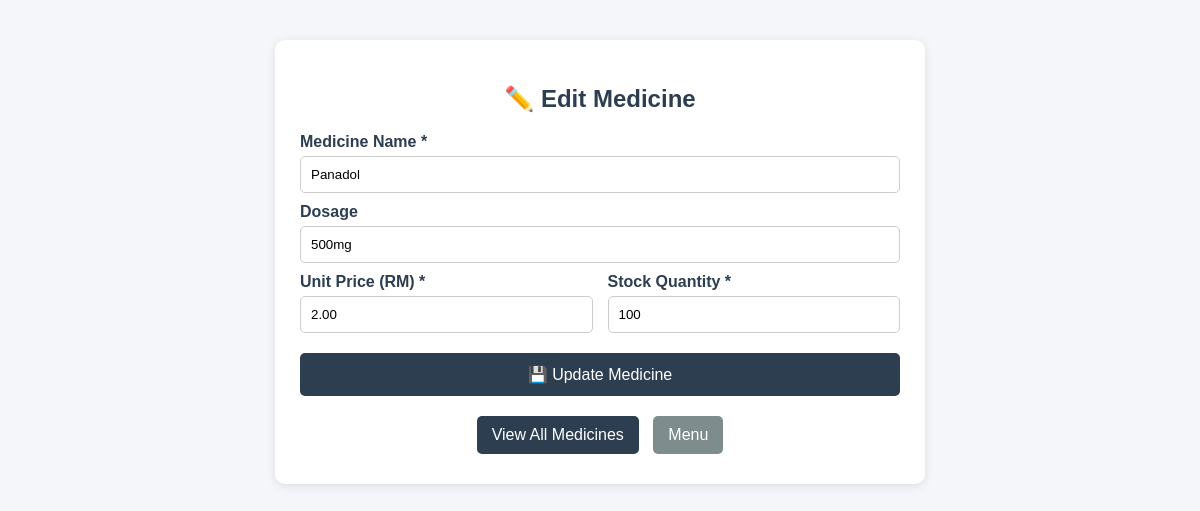
The page /medicine/edit_medicine.php?id=1 on the database its author committed.
### tables this page shows
CREATE TABLE medicine (
    medicine_id INT AUTO_INCREMENT PRIMARY KEY,

    medicine_name VARCHAR(100) NOT NULL,

    dosage VARCHAR(50),

    unit_price DECIMAL(8,2) NOT NULL DEFAULT 0.00,

    stock_quantity INT NOT NULL DEFAULT 0,

    created_at TIMESTAMP DEFAULT CURRENT_TIMESTAMP
);

### medicine/edit_medicine.php (the view, shortened to what this page needs)
<?php
include '../config/database.php';
if (isset($_GET['id'])) {
    $medicine_id = mysqli_real_escape_string($conn, $_GET['id']);
    $result = mysqli_query($conn, "SELECT * FROM medicine WHERE medicine_id = '$medicine_id'");
    $medicine = mysqli_fetch_assoc($result);
}
?>
<!DOCTYPE html>
<html>
<head>
</head>
<body>
<div class="container">
    <h2>✏️ Edit Medicine</h2>
    <form method="POST">
        <label>Medicine Name *</label>
        <input type="text" name="medicine_name" value="<?php echo htmlspecialchars($medicine['medicine_name']); ?>" required>
        <label>Dosage</label>
        <input type="text" name="dosage" value="<?php echo htmlspecialchars($medicine['dosage'] ?? ''); ?>" placeholder="e.g., 500mg, 10ml">
        <div class="form-row">
            <div>
                <label>Unit Price (RM) *</label>
                <input type="number" step="0.01" name="unit_price" value="<?php echo $medicine['unit_price']; ?>" min="0" required>
            </div>
            <div>
                <label>Stock Quantity *</label>
                <input type="number" name="stock_quantity" value="<?php echo $medicine['stock_quantity']; ?>" min="0" required>
            </div>
        </div>
        <button type="submit" name="update">💾 Update Medicine</button>
    </form>
    <div class="back-container">
        <a href="view_medicine.php" class="back back1">View All Medicines</a>
        <a href="../index.php" class="back back2">Menu</a>
    </div>
</div>
</body>
</html>

### medicine/edit_medicine.php (style rules this page uses)
body { font-family: Arial; background: #f4f6f9; margin: 0; }
.container { width: 600px; margin: 40px auto; background: white; padding: 25px; border-radius: 10px; box-shadow: 0 2px 10px rgba(0,0,0,0.1); }
h2 { text-align: center; color: #2c3e50; margin-bottom: 20px; }
label { display: block; margin-top: 10px; font-weight: bold; color: #2c3e50; }
input, select, textarea { width: 100%; padding: 10px; margin-top: 5px; border: 1px solid #ccc; border-radius: 5px; box-sizing: border-box; }
button { width: 100%; padding: 12px; margin-top: 20px; background: #2c3e50; color: white; border: none; border-radius: 5px; cursor: pointer; font-size: 16px; }
.back-container { text-align: center; margin-top: 15px; }
.back { display: inline-block; padding: 10px 15px; margin: 5px; text-decoration: none; border-radius: 5px; color: white; }
.back1 { background: #2c3e50; }
.back2 { background: #7f8c8d; }
.form-row { display: grid; grid-template-columns: 1fr 1fr; gap: 15px; }

### rows shown on the page
medicine: medicine_name "Panadol", dosage "500mg", unit_price "2.00", stock_quantity "100"
